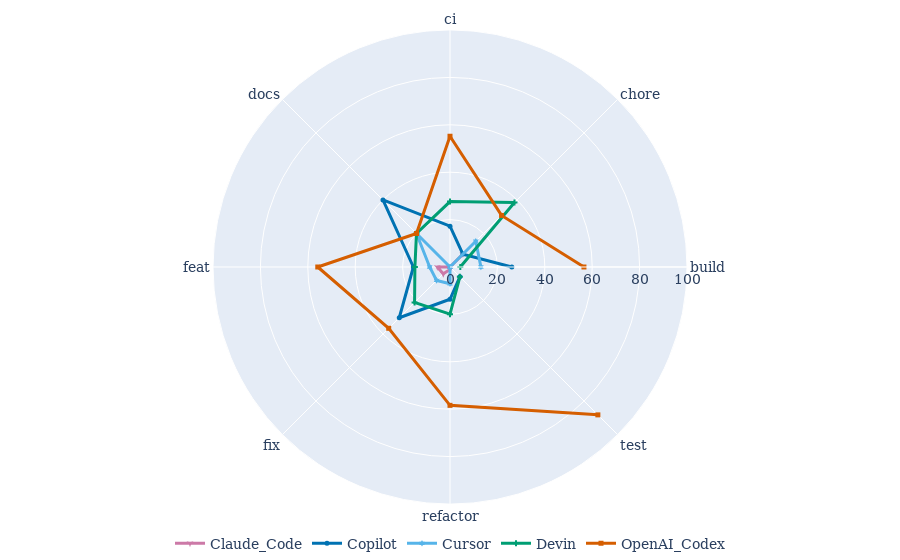

The code cell stored with this chart in its notebook:
### Code cell
fig = go.Figure()

i = 1
for agent in sorted(all_categories_df['agent'].unique()):
    sub = all_categories_df[all_categories_df["agent"] == agent]
    cat_groups = sub.groupby("type")['id'].nunique().reset_index(name="count").sort_values(by="type", ascending=True)
      
    categories = []
    counts = []

    for cat in sorted(all_categories_df['type'].unique()):
        if cat not in cat_groups['type'].values:
            categories.append(cat)
            counts.append(0)
        else:
            cat_count = cat_groups[cat_groups['type'] == cat]['count'].values[0]
            categories.append(cat)
            
            total = all_categories_df[all_categories_df["type"] == cat]['id'].nunique()
            counts.append(cat_count/total * 100)
        

    fig.add_trace(go.Scatterpolar(
        r=counts,
        theta=categories,
        fill='none',
        line=dict(
                color=COLOR_MAP[agent],
                width=3
            ),
        marker=dict(
            size=5,
            symbol=MARKER_MAP[agent],
        ),
        name=agent,
    ))

    i += 1



fig.update_layout(
    polar=dict(
        radialaxis=dict(
            visible=True,
            range=[0, 100]
        )
    ),

    legend=dict(
        orientation="h",
        yanchor="top",
        y=-0.05,          # pulls legend closer to plot
        xanchor="center",
        x=0.5
    ),

    margin=dict(
        l=0,
        r=0,
        t=30,
        b=40              # just enough for legend
    ),

    showlegend=True
)

fig.show()

### Figure 1 — Plotly figure (JSON) as saved in the notebook; plotly's stock layout.template omitted (floating-point values rounded to 4 significant figures)
{"data": [{"fill": "none", "line": {"color": "#CC79A7", "width": 3}, "marker": {"size": 5, "symbol": "star-triangle-down"}, "name": "Claude_Code", "r": [0, 7.692, 0, 0, 5.365, 4, 1.047, 0], "theta": ["build", "chore", "ci", "docs", "feat", "fix", "refactor", "test"], "type": "scatterpolar"}, {"fill": "none", "line": {"color": "#0072B2", "width": 3}, "marker": {"size": 5, "symbol": "circle"}, "name": "Copilot", "r": [26.09, 7.692, 17.24, 40, 15.45, 30.29, 13.61, 5.882], "theta": ["build", "chore", "ci", "docs", "feat", "fix", "refactor", "test"], "type": "scatterpolar"}, {"fill": "none", "line": {"color": "#56B4E9", "width": 3}, "marker": {"size": 5, "symbol": "hexagram"}, "name": "Cursor", "r": [13.04, 15.38, 0, 20, 8.584, 8, 7.068, 0], "theta": ["build", "chore", "ci", "docs", "feat", "fix", "refactor", "test"], "type": "scatterpolar"}, {"fill": "none", "line": {"color": "#009E73", "width": 3}, "marker": {"size": 5, "symbol": "cross"}, "name": "Devin", "r": [4.348, 38.46, 27.59, 20, 14.81, 21.14, 19.9, 5.882], "theta": ["build", "chore", "ci", "docs", "feat", "fix", "refactor", "test"], "type": "scatterpolar"}, {"fill": "none", "line": {"color": "#D55E00", "width": 3}, "marker": {"size": 5, "symbol": "square"}, "name": "OpenAI_Codex", "r": [56.52, 30.77, 55.17, 20, 55.79, 36.57, 58.38, 88.24], "theta": ["build", "chore", "ci", "docs", "feat", "fix", "refactor", "test"], "type": "scatterpolar"}], "layout": {"legend": {"orientation": "h", "x": 0.5, "xanchor": "center", "y": -0.05, "yanchor": "top"}, "margin": {"b": 40, "l": 0, "r": 0, "t": 30}, "polar": {"radialaxis": {"range": [0, 100], "visible": true}}, "showlegend": true}}
